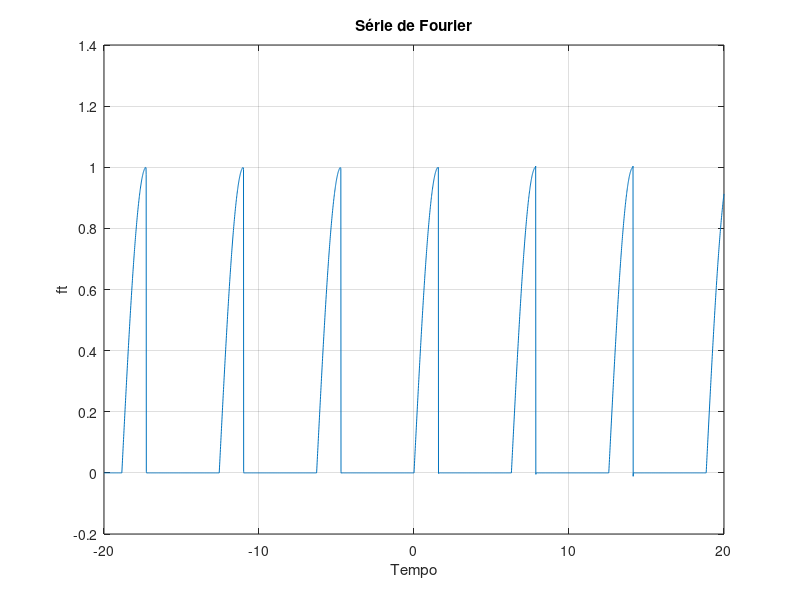

The MATLAB script that drew this image:
t = -20:0.01:20;
a0 = 1/(2*pi);
ft = a0;


n = 1;
an = 1/(2*pi)
bn = 1/4
ft = ft + an * cos(1 * t) + bn * sin(1 * t);


for n = 2:10000
    an = (1/(2*pi)) * ((n*cos((pi + pi*n)/2) - cos((pi + pi*n)/2) + 2 - n*cos((pi - pi*n)/2) - cos((pi - pi*n)/2)) / ((1+n)*(1-n)));
    bn = (1/(2*pi)) * ((sin((pi - pi*n)/2) / (1 - n)) - (sin((pi + pi*n)/2) / (1 + n)));

    ft = ft + an * cos(n * t) + bn * sin(n * t);
end

% Gráficos
figure;
plot(t, ft);
xlabel('Tempo');
ylabel('ft');
title('Série de Fourier');
grid on;

